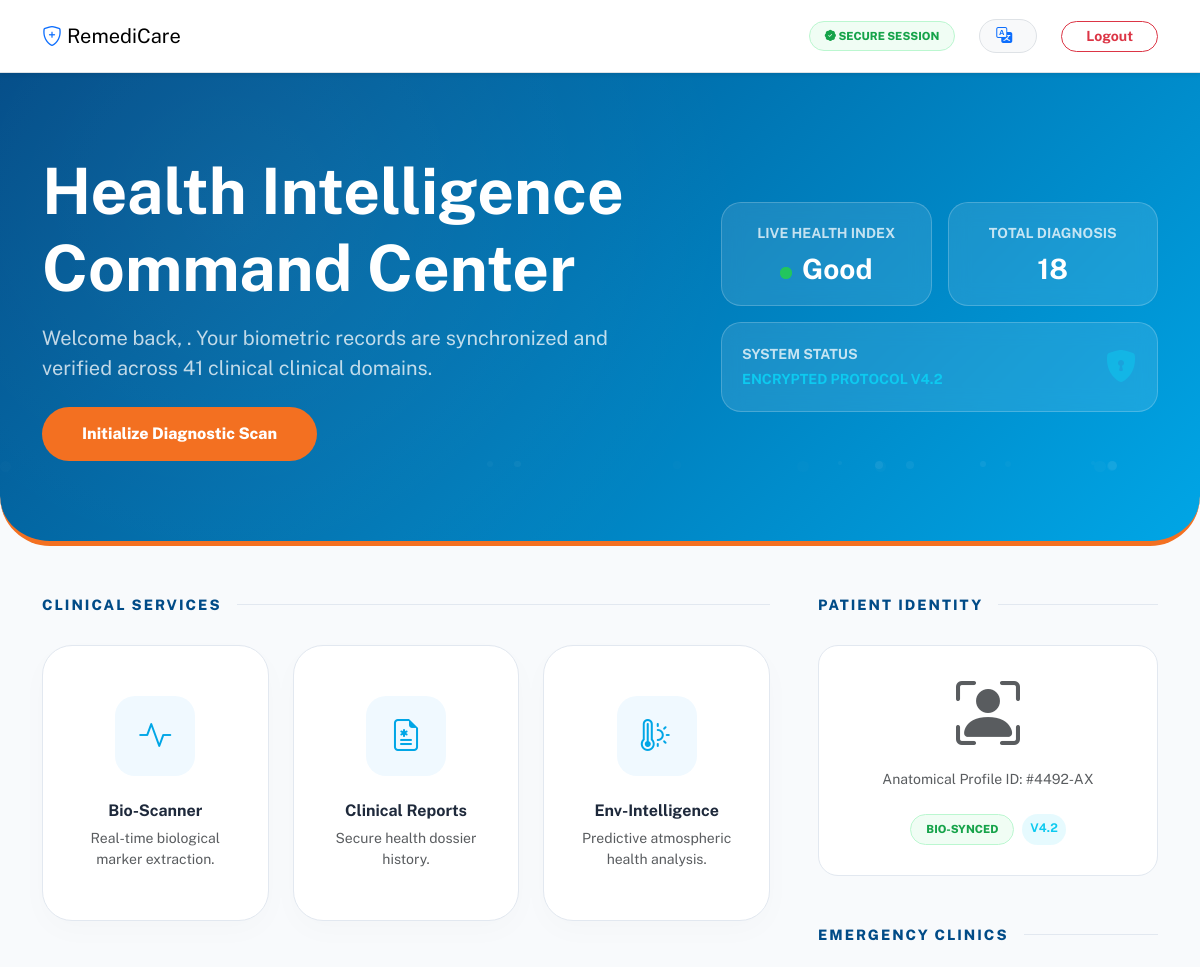
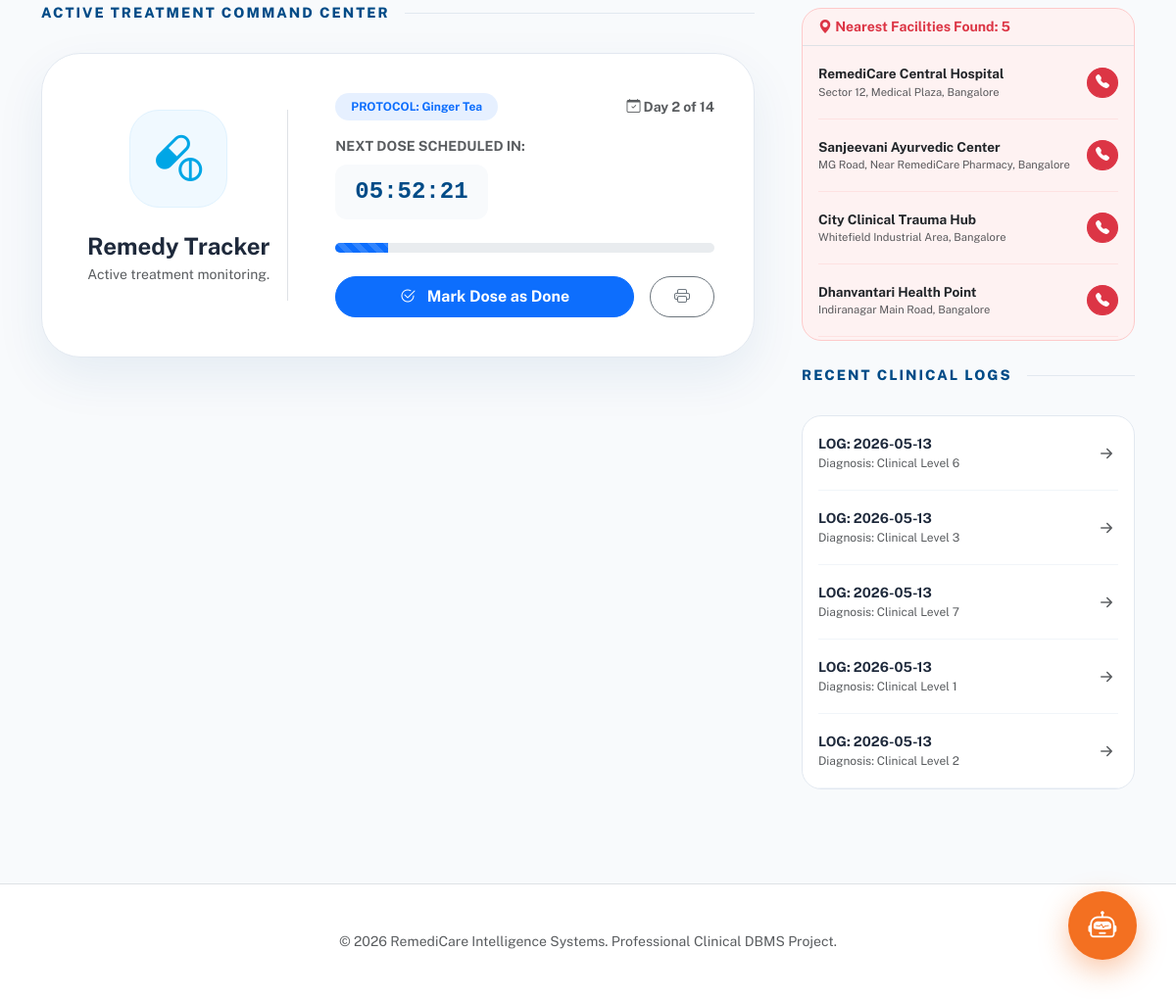
The app's page /dashboard (signed in) with its own data (2 pictures, top to bottom).
### tables this page shows
CREATE TABLE tracker (
                    tracker_id INTEGER PRIMARY KEY AUTOINCREMENT,
                    user_id INTEGER,
                    status TEXT,
                    notes TEXT,
                    remedy_name TEXT,
                    next_dose_time DATETIME,
                    start_date DATE,
                    day_number INTEGER DEFAULT 1,
                    total_days INTEGER DEFAULT 7,
                    FOREIGN KEY (user_id) REFERENCES users (user_id) ON DELETE CASCADE
                );

CREATE TABLE clinics (
            clinic_id INTEGER PRIMARY KEY AUTOINCREMENT,
            clinic_name TEXT,
            address TEXT,
            phone TEXT,
            type TEXT
        );

### application.py (the view)
@app.route("/dashboard")
def dashboard():
    if "user_id" not in session:
        return redirect(url_for("login"))
    conn = get_db_connection()
    cursor = conn.cursor()
    cursor.execute("SELECT * FROM users WHERE user_id = ?", (session["user_id"],))
    user_data = cursor.fetchone()
    if not user_data:
        cursor.close()
        conn.close()
        session.clear()
        return redirect(url_for("login"))
    cursor.execute("""
        SELECT *, (day_number * 100 / total_days) as progress_percent
        FROM tracker
        WHERE user_id = ? AND status = 'In Progress'
        ORDER BY tracker_id DESC
    """, (session["user_id"],))
    active_trackers = cursor.fetchall()
    cursor.execute("SELECT * FROM tracker WHERE user_id = ? AND status != 'In Progress' ORDER BY tracker_id DESC", (session["user_id"],))
    history_data = cursor.fetchall()
    cursor.execute("SELECT * FROM clinics")
    clinics = cursor.fetchall()
    cursor.close()
    conn.close()
    return render_template("dashboard.html",
                           active=active_trackers,
                           history=history_data,
                           user=user_data,
                           clinics=clinics)

### templates/dashboard.html (shortened to what this page needs)
<!doctype html>
<html lang="en">
  <head>
    <link href="https://cdn.jsdelivr.net/npm/bootstrap@5.3.1/dist/css/bootstrap.min.css" rel="stylesheet">
    <link rel="stylesheet" href="https://cdn.jsdelivr.net/npm/bootstrap-icons@1.10.5/font/bootstrap-icons.css">
  </head>
  <body>
    <nav class="navbar py-3 bg-white border-bottom shadow-sm sticky-top">
        <div class="container">
            <a class="navbar-brand" href="#"><i class="bi bi-shield-plus text-primary"></i> RemediCare</a>
            <div class="ms-auto d-flex align-items-center gap-4">
                <span class="badge-verified d-none d-lg-block"><i class="bi bi-patch-check-fill"></i> SECURE SESSION</span>
                <div class="clinical-lang-wrapper d-flex align-items-center bg-light rounded-pill px-3 py-1 border">
                    <i class="bi bi-translate text-primary me-2"></i>
                </div>
                <a href="/logout" class="btn btn-outline-danger btn-sm rounded-pill px-4 fw-bold">Logout</a>
            </div>
        </div>
    </nav>
    <div class="hero-banner">
        <div class="mesh-bg"></div>
        <div class="container position-relative">
            <div class="row align-items-center g-5">
                <div class="col-lg-7">
                    <h1 class="display-3 fw-bold mb-3">Health Intelligence Command Center</h1>
                    <p class="fs-5 opacity-75 mb-4">Welcome back, <strong>{{ full_name }}</strong>. Your biometric records are synchronized and verified across 41 clinical clinical domains.</p>
                    <button class="btn-new-scan" onclick="window.location.href='/diagnostic'">Initialize Diagnostic Scan</button>
                </div>
                <div class="col-lg-5">
                    <div class="row g-3">
                        <div class="col-6">
                            <div class="stat-glass">
                                <div class="small fw-bold opacity-75 mb-2">LIVE HEALTH INDEX</div>
                                <div class="h3 fw-bold m-0"><span class="pulse-dot"></span>Good</div>
                            </div>
                        </div>
                        <div class="col-6">
                            <div class="stat-glass">
                                <div class="small fw-bold opacity-75 mb-2">TOTAL DIAGNOSIS</div>
                                <div class="h3 fw-bold m-0">18</div>
                            </div>
                        </div>
                        <div class="col-12">
                            <div class="stat-glass text-start">
                                <div class="d-flex justify-content-between align-items-center">
                                    <div>
                                        <div class="small fw-bold opacity-75 mb-1">SYSTEM STATUS</div>
                                        <div class="small fw-bold m-0 text-info">ENCRYPTED PROTOCOL V4.2</div>
                                    </div>
                                    <i class="bi bi-shield-lock-fill fs-2 text-info opacity-50"></i>
                                </div>
                            </div>
                        </div>
                    </div>
                </div>
            </div>
        </div>
    </div>
    <div class="container py-5">
        <div class="row g-5">
            <div class="col-lg-8">
                <div class="section-title">CLINICAL SERVICES</div>
                <div class="row g-4 mb-5">
                    <div class="col-md-4">
                        <div class="service-card" onclick="window.location.href='/diagnostic'">
                            <div class="service-icon"><i class="bi bi-activity"></i></div>
                            <h6 class="fw-bold">Bio-Scanner</h6>
                            <p class="text-muted small m-0">Real-time biological marker extraction.</p>
                        </div>
                    </div>
                    <div class="col-md-4">
                        <div class="service-card" onclick="document.getElementById('recent-logs').scrollIntoView({behavior: 'smooth'})">
                            <div class="service-icon"><i class="bi bi-file-earmark-medical"></i></div>
                            <h6 class="fw-bold">Clinical Reports</h6>
                            <p class="text-muted small m-0">Secure health dossier history.</p>
                        </div>
                    </div>
                    <div class="col-md-4">
                        <div class="service-card" onclick="window.location.href='/weather'">
                            <div class="service-icon"><i class="bi bi-thermometer-sun"></i></div>
                            <h6 class="fw-bold">Env-Intelligence</h6>
                            <p class="text-muted small m-0">Predictive atmospheric health analysis.</p>
                        </div>
                    </div>
                </div>
                <div class="section-title" id="active-protocol">ACTIVE TREATMENT COMMAND CENTER</div>
                {% if active %}
                    {% for track in active %}
                    <div class="tracker-card-premium mb-5">
                        <div class="row align-items-center">
                            <div class="col-md-4 text-center border-end">
                                <div class="tracker-icon-box">
                                    <i class="bi bi-capsule-pill"></i>
                                </div>
                                <h4 class="fw-bold mb-1">Remedy Tracker</h4>
                                <p class="text-muted small">Active treatment monitoring.</p>
                            </div>
                            <div class="col-md-8 ps-md-5">
                                <div class="d-flex justify-content-between align-items-center mb-3">
                                    <span class="badge bg-primary bg-opacity-10 text-primary px-3 py-2 rounded-pill fw-bold">PROTOCOL: {{ track['remedy_name'] }}</span>
                                    <span class="text-muted small fw-bold"><i class="bi bi-calendar-check"></i> Day {{ track['day_number'] }} of {{ track['total_days'] }}</span>
                                </div>
                                <div id="timer-box-{{ track['tracker_id'] }}" class="mb-4">
                                    <div class="small fw-bold text-muted mb-2 uppercase">NEXT DOSE SCHEDULED IN:</div>
                                    <div class="timer-display" id="timer-{{ track['tracker_id'] }}" data-time="{{ track['next_dose_time'] }}">Calculating...</div>
                                </div>
                                <div class="progress mb-4" style="height: 10px; border-radius: 20px;">
                                    <div class="progress-bar progress-bar-striped progress-bar-animated" style="width: {{ track['progress_percent'] }}%"></div>
                                </div>
                                <div class="d-flex gap-3">
                                    <a href="/mark_dose_done/{{ track['tracker_id'] }}" class="btn btn-primary rounded-pill px-4 py-2 fw-bold flex-grow-1">
                                        <i class="bi bi-check2-circle me-2"></i> Mark Dose as Done
                                    </a>
                                    <button class="btn btn-outline-secondary rounded-pill px-4" onclick="window.print()"><i class="bi bi-printer"></i></button>
                                </div>
                            </div>
                        </div>
                    </div>
                    {% endfor %}
                {% else %}
                <div class="clinical-panel text-center py-5">
                    <i class="bi bi-heart-pulse-fill display-3 text-muted opacity-25 mb-3 d-block"></i>
                    <p class="text-muted">No active recovery plans detected in the system.</p>
                    <a href="/diagnostic" class="btn btn-outline-primary rounded-pill px-5">Launch New Scan</a>
                </div>
                {% endif %}
            </div>
            <div class="col-lg-4">
                <div class="section-title">PATIENT IDENTITY</div>
                <div class="clinical-panel mb-5 text-center">
                    <div class="display-3 text-muted mb-3"><i class="bi bi-person-bounding-box"></i></div>
                    <p class="text-muted small mb-4">Anatomical Profile ID: #4492-AX</p>
                    <div class="d-flex justify-content-center gap-2">
                        <span class="badge-verified">BIO-SYNCED</span>
                        <span class="badge bg-info bg-opacity-10 text-info p-2 rounded-pill small fw-bold">V4.2</span>
                    </div>
                </div>
                <div class="section-title">EMERGENCY CLINICS</div>
                <div class="clinical-panel p-0 mb-4" style="border-color: #fecaca; background: #fef2f2;">
                    <div class="px-3 py-2 border-bottom fw-bold text-danger small"><i class="bi bi-geo-alt-fill"></i> Nearest Facilities Found: {{ clinics|length }}</div>
                    <div class="px-3" style="max-height: 300px; overflow-y: auto;">
                        {% for c in clinics %}
                        <div class="history-item" style="border-color: #fee2e2;">
                            <div class="pe-2">
                                <div class="fw-bold text-dark" style="font-size: 0.85rem;">{{ c['clinic_name'] }}</div>
                                <div class="text-muted" style="font-size: 0.7rem;">{{ c['address'] }}</div>
                            </div>
                            <a href="tel:{{ c['phone'] }}" class="btn btn-danger btn-sm rounded-circle"><i class="bi bi-telephone-fill"></i></a>
                        </div>
                        {% endfor %}
                    </div>
                </div>
                <div class="section-title" id="recent-logs">RECENT CLINICAL LOGS</div>
                <div class="clinical-panel p-0">
                    <div class="px-3">
                        {% for i in range(5) %}
                        <div class="history-item">
                            <div>
                                <div class="fw-bold small">LOG: 2026-05-13</div>
                                <div class="text-muted" style="font-size: 0.75rem;">Diagnosis: Clinical Level {{ range(1, 9)|random }}</div>
                            </div>
                            <i class="bi bi-arrow-right-short fs-4 text-muted"></i>
                        </div>
                        {% endfor %}
                    </div>
                </div>
            </div>
        </div>
    </div>
    <div class="chat-bubble" onclick="toggleChat()"><i class="bi bi-robot"></i></div>
    <footer class="py-5 bg-white border-top text-center mt-5">
        <p class="text-muted small m-0">© 2026 RemediCare Intelligence Systems. Professional Clinical DBMS Project.</p>
    </footer>
</body>
</html>

### records on screen
tracker: remedy_name "Ginger Tea", day_number "2", total_days "14"
clinics: clinic_name "RemediCare Central Hospital", address "Sector 12, Medical Plaza, Bangalore"
clinics: clinic_name "Sanjeevani Ayurvedic Center", address "MG Road, Near RemediCare Pharmacy, Bangalore"
clinics: clinic_name "City Clinical Trauma Hub", address "Whitefield Industrial Area, Bangalore"
clinics: clinic_name "Dhanvantari Health Point", address "Indiranagar Main Road, Bangalore"

### other values on screen
{{ clinics|length }} "5"
